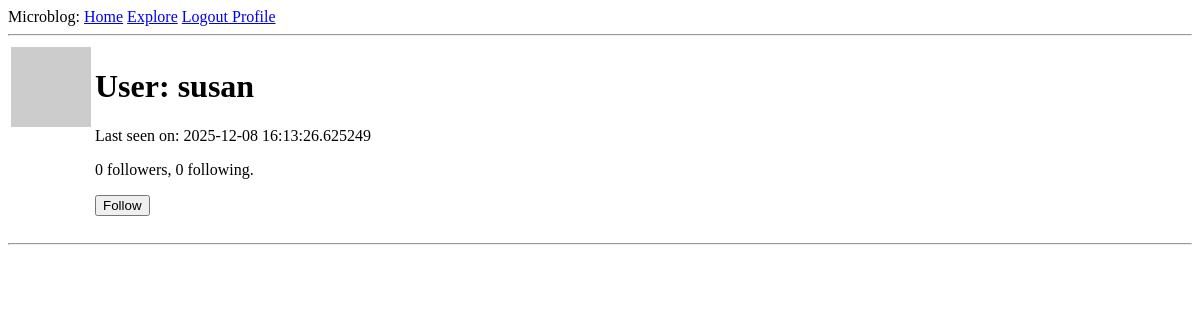
The page /user/susan (signed in) on the database as committed earlier.
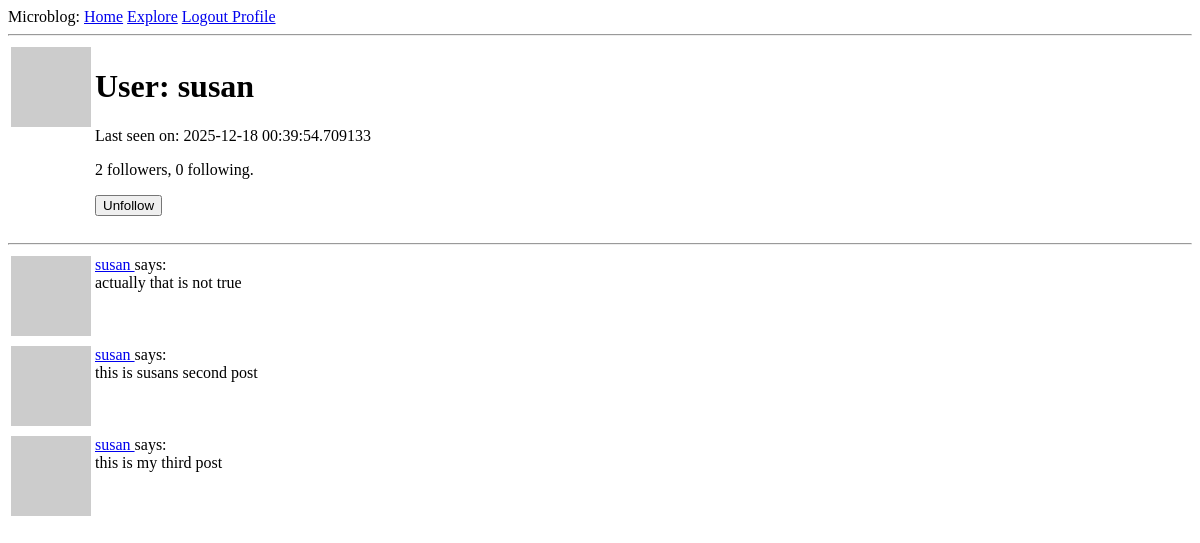
The same page on the database as committed later.
### app/models.py (models this page shows, shortened)
class User(UserMixin, db.Model):
    id: so.Mapped[int] = so.mapped_column(primary_key=True)
    username: so.Mapped[str] = so.mapped_column(sa.String(64), index=True, unique=True)
    email: so.Mapped[str] = so.mapped_column(sa.String(120), index=True, unique=True)
    password_hash: so.Mapped[Optional[str]] = so.mapped_column(sa.String(256))
    posts: so.WriteOnlyMapped['Post'] = so.relationship(back_populates='author')
    about_me: so.Mapped[Optional[str]] = so.mapped_column(sa.String(140))
    last_seen: so.Mapped[Optional[datetime]] = so.mapped_column(default=lambda:
                                datetime.now(timezone.utc))
    def avatar(self, size):
        digest = md5(self.email.lower().encode('utf-8')).hexdigest()
        return f'https://www.gravatar.com/avatar/{digest}?d=identicon&s={size}'
    following: so.WriteOnlyMapped['User'] = so.relationship(
        secondary=followers,
        primaryjoin=(followers.c.follower_id == id),
        secondaryjoin=(followers.c.followed_id == id),
        back_populates='followers')
    followers: so.WriteOnlyMapped['User'] = so.relationship(
        secondary=followers, primaryjoin=(followers.c.followed_id == id),
        secondaryjoin=(followers.c.follower_id == id),
        back_populates='following')
    def is_following(self, user):
        query = self.following.select().where(User.id == user.id)
        return db.session.scalar(query)
    def followers_count(self):
        query = sa.select(sa.func.count()).select_from(
            self.followers.select().subquery())
        return db.session.scalar(query)
    def following_count(self):
        query = sa.select(sa.func.count()).select_from(
            self.following.select().subquery())
        return db.session.scalar(query)

class Post(db.Model):
    id: so.Mapped[int] = so.mapped_column(primary_key=True)
    body: so.Mapped[str] = so.mapped_column(sa.String(140))
    timestamp: so.Mapped[datetime] = so.mapped_column(index=True, default=lambda : datetime.now(timezone.utc))
    user_id: so.Mapped[int] = so.mapped_column(sa.ForeignKey(User.id), index=True)
    author: so.Mapped[User] = so.relationship(back_populates='posts')

### app/routes.py (the view)
@app.route('/user/<username>')
@login_required
def user(username):
    user = db.first_or_404(sa.select(User).where(User.username ==username))
    page = request.args.get('page', 1, type=int)
    query = user.posts.select().order_by(Post.timestamp.desc())
    posts = db.paginate(query, page=page, per_page=app.config['POSTS_PER_PAGE'], error_out=False)
    prev_url=None
    next_url=None
    if posts.has_next:
        next_url = url_for('user', username=user.username, page=posts.next_num)
    else:
        None
    if posts.has_prev:
        prev_url = url_for('user',username=user.username, page=posts.prev_num)
    else:
        None
    form = EmptyForm()
    return render_template('user.html',form=form,
                           posts=posts.items, next_url=next_url,
                           prev_url=prev_url, user=user)

### app/forms.py
class EmptyForm(FlaskForm):
    submit = SubmitField('Submit')

### app/models.py (called while the page is built)
@login.user_loader
def load_user(id):
    return db.session.get(User, int(id))

### app/routes.py (called while the page is built)
@app.before_request
def before_request():
    if current_user.is_authenticated:
        current_user.last_seen = datetime.now(timezone.utc)
        db.session.commit()

### app/templates/user.html (shortened to what this page needs)
 {%extends "base.html" %}
 {% block content %}
    <table>
        <tr valign="top">
             <td><img src = "{{ user.avatar(128) }}"></td>
             <td>
                <h1>User: {{ user.username }}</h1>
                {% if user.last_seen %}<p>Last seen on: {{ user.last_seen}}</p>{% endif %}
                 <p>{{ user.followers_count() }} followers, {{ user.following_count() }} following.</p>
                 {% if user == current_user %}
                <p><a href="{{ url_for('edit_profile') }}">Edit Profile</a></p>
                {% elif not current_user.is_following(user) %}
                <p>
                    <form action="{{ url_for('follow', username=user.username) }}" method="post">
                        {{ form.submit(value='Follow') }}
                    </form>
                </p>
                {% else %}
                <p>
                    <form action="{{ url_for('unfollow', username=user.username)}}" method="post">
                        {{ form.submit(value='Unfollow')}}
                    </form>
                </p>
                {% endif %}
            </td>
        </tr>
    </table>
    <hr>
    {% for post in posts %}
        {% include '_post.html' %}
    {% endfor %}
{% endblock %}

### app/templates/_post.html
<table>
    <tr valign="top">
        <td><img src="{{ post.author.avatar(36) }}"></td>
        <td>
            <a href="{{ url_for('user', username=post.author.username) }}">
                {{ post.author.username }}
            </a>
            says:<br>{{ post.body }}
        </td>
    </tr>
</table>

Rows that differ between the two databases and show on the page:
changed User "susan": last_seen "2025-12-08 16:13:26.625249" → "2025-12-18 00:39:54.709133"
added Post: author.username "susan", body "actually that is not true"
added Post: author.username "susan", body "this is susans second post"
added Post: author.username "susan", body "this is my third post"
Other text that changed with them:
{{ user.followers_count() }}: "0" → "2"
form field submit: (not shown) → "Unfollow"
form field submit: "Follow" → (not shown)
